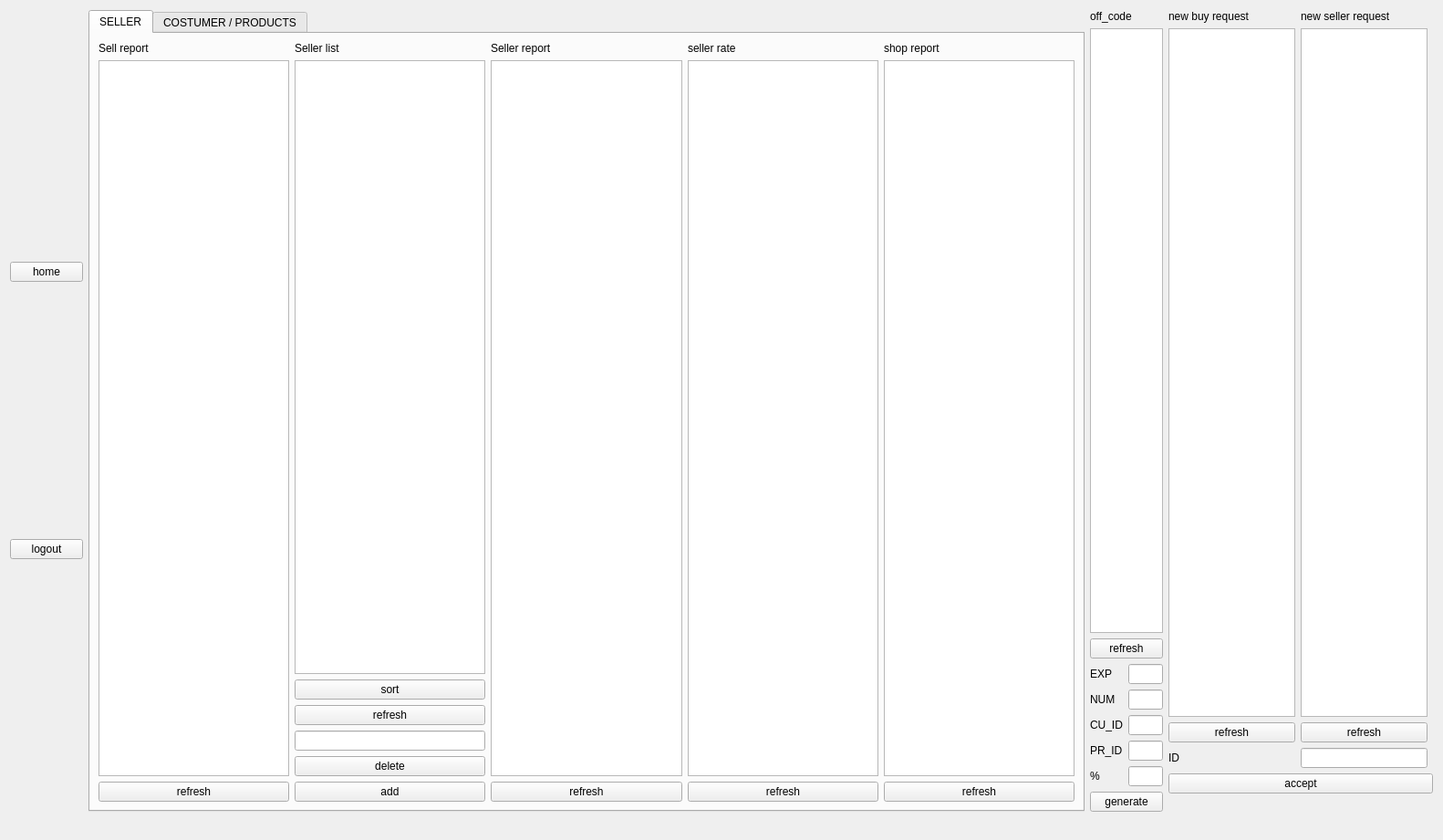
<?xml version="1.0" encoding="UTF-8"?>
<ui version="4.0">
 <class>Form</class>
 <widget class="QWidget" name="Form">
  <property name="geometry">
   <rect>
    <x>0</x>
    <y>0</y>
    <width>1582</width>
    <height>921</height>
   </rect>
  </property>
  <property name="windowTitle">
   <string>Form</string>
  </property>
  <layout class="QGridLayout" name="gridLayout_2">
   <item row="0" column="3">
    <layout class="QVBoxLayout" name="verticalLayout_15">
     <item>
      <widget class="QLabel" name="label_11">
       <property name="text">
        <string>off_code</string>
       </property>
      </widget>
     </item>
     <item>
      <widget class="QTableWidget" name="off_code_table"/>
     </item>
     <item>
      <widget class="QPushButton" name="refresh_off_table">
       <property name="text">
        <string>refresh</string>
       </property>
      </widget>
     </item>
     <item>
      <layout class="QGridLayout" name="gridLayout_5">
       <item row="1" column="1">
        <widget class="QLineEdit" name="off_num"/>
       </item>
       <item row="0" column="1">
        <widget class="QLineEdit" name="off_EXP_date"/>
       </item>
       <item row="4" column="1">
        <widget class="QLineEdit" name="off_percentage"/>
       </item>
       <item row="2" column="1">
        <widget class="QLineEdit" name="off_CU_ID"/>
       </item>
       <item row="3" column="1">
        <widget class="QLineEdit" name="off_PR_ID"/>
       </item>
       <item row="0" column="0">
        <widget class="QLabel" name="label_12">
         <property name="text">
          <string>EXP</string>
         </property>
        </widget>
       </item>
       <item row="4" column="0">
        <widget class="QLabel" name="label_16">
         <property name="text">
          <string>%</string>
         </property>
        </widget>
       </item>
       <item row="2" column="0">
        <widget class="QLabel" name="label_14">
         <property name="text">
          <string>CU_ID</string>
         </property>
        </widget>
       </item>
       <item row="1" column="0">
        <widget class="QLabel" name="label_13">
         <property name="text">
          <string>NUM</string>
         </property>
        </widget>
       </item>
       <item row="3" column="0">
        <widget class="QLabel" name="label_15">
         <property name="text">
          <string>PR_ID</string>
         </property>
        </widget>
       </item>
      </layout>
     </item>
     <item>
      <widget class="QPushButton" name="generate_off">
       <property name="text">
        <string>generate</string>
       </property>
      </widget>
     </item>
    </layout>
   </item>
   <item row="0" column="0">
    <layout class="QVBoxLayout" name="verticalLayout_2">
     <item>
      <widget class="QPushButton" name="home_button">
       <property name="text">
        <string>home</string>
       </property>
      </widget>
     </item>
     <item>
      <widget class="QPushButton" name="log_out_button">
       <property name="text">
        <string>logout</string>
       </property>
      </widget>
     </item>
    </layout>
   </item>
   <item row="0" column="4">
    <layout class="QGridLayout" name="gridLayout_3">
     <item row="3" column="0">
      <widget class="QLabel" name="label_6">
       <property name="text">
        <string>ID</string>
       </property>
      </widget>
     </item>
     <item row="0" column="0">
      <widget class="QLabel" name="label_9">
       <property name="text">
        <string>new buy request</string>
       </property>
      </widget>
     </item>
     <item row="0" column="1">
      <widget class="QLabel" name="label_10">
       <property name="text">
        <string>new seller request</string>
       </property>
      </widget>
     </item>
     <item row="1" column="0">
      <widget class="QTableWidget" name="new_buy_request_table"/>
     </item>
     <item row="2" column="1">
      <widget class="QPushButton" name="new_seller_table_refresh">
       <property name="text">
        <string>refresh</string>
       </property>
      </widget>
     </item>
     <item row="2" column="0">
      <widget class="QPushButton" name="new_buy_table_refresh">
       <property name="text">
        <string>refresh</string>
       </property>
      </widget>
     </item>
     <item row="8" column="0" colspan="3">
      <widget class="QPushButton" name="pushButton_9">
       <property name="text">
        <string>accept</string>
       </property>
      </widget>
     </item>
     <item row="1" column="1">
      <widget class="QTableWidget" name="new_seller_request_table"/>
     </item>
     <item row="3" column="1">
      <widget class="QLineEdit" name="CU_ID_SL_ID_line_accept"/>
     </item>
     <item row="9" column="0" colspan="2">
      <widget class="QLabel" name="label_18">
       <property name="text">
        <string/>
       </property>
      </widget>
     </item>
    </layout>
   </item>
   <item row="0" column="2">
    <widget class="QTabWidget" name="tabWidget">
     <property name="currentIndex">
      <number>0</number>
     </property>
     <widget class="QWidget" name="tab">
      <attribute name="title">
       <string>SELLER</string>
      </attribute>
      <layout class="QGridLayout" name="gridLayout_4">
       <item row="0" column="0">
        <layout class="QGridLayout" name="gridLayout">
         <item row="0" column="0">
          <layout class="QGridLayout" name="gridLayout_6">
           <item row="4" column="2">
            <widget class="QLineEdit" name="lineEdit_3"/>
           </item>
           <item row="8" column="0">
            <layout class="QVBoxLayout" name="verticalLayout_10"/>
           </item>
           <item row="8" column="3">
            <layout class="QVBoxLayout" name="verticalLayout_12"/>
           </item>
           <item row="7" column="3">
            <widget class="QPushButton" name="pushButton_3">
             <property name="text">
              <string>refresh</string>
             </property>
            </widget>
           </item>
           <item row="7" column="4">
            <widget class="QPushButton" name="pushButton_4">
             <property name="text">
              <string>refresh</string>
             </property>
            </widget>
           </item>
           <item row="1" column="3" rowspan="5">
            <widget class="QTableWidget" name="seller_repor_list"/>
           </item>
           <item row="1" column="4" rowspan="5">
            <widget class="QTableWidget" name="sallerrate_list"/>
           </item>
           <item row="3" column="2">
            <widget class="QPushButton" name="pushButton_2">
             <property name="text">
              <string>refresh</string>
             </property>
            </widget>
           </item>
           <item row="5" column="2">
            <widget class="QPushButton" name="pushButton_15">
             <property name="text">
              <string>delete</string>
             </property>
            </widget>
           </item>
           <item row="7" column="2">
            <widget class="QPushButton" name="pushButton_16">
             <property name="text">
              <string>add</string>
             </property>
            </widget>
           </item>
           <item row="2" column="2">
            <widget class="QPushButton" name="pushButton_11">
             <property name="text">
              <string>sort</string>
             </property>
            </widget>
           </item>
           <item row="0" column="3">
            <widget class="QLabel" name="label_3">
             <property name="text">
              <string>Seller report</string>
             </property>
            </widget>
           </item>
           <item row="8" column="2">
            <layout class="QVBoxLayout" name="verticalLayout_11"/>
           </item>
           <item row="0" column="2">
            <widget class="QLabel" name="label_2">
             <property name="text">
              <string>Seller list</string>
             </property>
            </widget>
           </item>
           <item row="0" column="4">
            <widget class="QLabel" name="label_4">
             <property name="text">
              <string>seller rate</string>
             </property>
            </widget>
           </item>
           <item row="1" column="2">
            <layout class="QVBoxLayout" name="verticalLayout_7">
             <item>
              <widget class="QTableWidget" name="seller_list_table"/>
             </item>
            </layout>
           </item>
           <item row="8" column="4">
            <layout class="QVBoxLayout" name="verticalLayout_13"/>
           </item>
           <item row="7" column="0">
            <widget class="QPushButton" name="pushButton">
             <property name="text">
              <string>refresh</string>
             </property>
            </widget>
           </item>
           <item row="1" column="0" rowspan="5">
            <widget class="QTableWidget" name="sell_report_table"/>
           </item>
           <item row="0" column="0">
            <widget class="QLabel" name="label">
             <property name="maximumSize">
              <size>
               <width>16777215</width>
               <height>50</height>
              </size>
             </property>
             <property name="text">
              <string>Sell report</string>
             </property>
            </widget>
           </item>
           <item row="7" column="5">
            <widget class="QPushButton" name="pushButton_18">
             <property name="text">
              <string>refresh</string>
             </property>
            </widget>
           </item>
           <item row="0" column="5">
            <widget class="QLabel" name="label_17">
             <property name="text">
              <string>shop report</string>
             </property>
            </widget>
           </item>
           <item row="1" column="5" rowspan="5">
            <widget class="QTableWidget" name="shop_report_table"/>
           </item>
          </layout>
         </item>
        </layout>
       </item>
      </layout>
     </widget>
     <widget class="QWidget" name="tab_2">
      <attribute name="title">
       <string>COSTUMER / PRODUCTS</string>
      </attribute>
      <layout class="QGridLayout" name="gridLayout_7">
       <item row="0" column="0">
        <layout class="QGridLayout" name="gridLayout_8">
         <item row="4" column="0">
          <widget class="QPushButton" name="delete_costumer">
           <property name="text">
            <string>delete</string>
           </property>
          </widget>
         </item>
         <item row="3" column="0">
          <widget class="QLineEdit" name="costumer_ID_line"/>
         </item>
         <item row="7" column="0">
          <widget class="QPushButton" name="pushButton_12">
           <property name="text">
            <string>sort</string>
           </property>
          </widget>
         </item>
         <item row="7" column="0">
          <widget class="QPushButton" name="refresh_costumer_list_table">
           <property name="text">
            <string>refresh</string>
           </property>
          </widget>
         </item>
         <item row="6" column="0">
          <widget class="QPushButton" name="pushButton_5">
           <property name="text">
            <string>refresh</string>
           </property>
          </widget>
         </item>
         <item row="6" column="0">
          <widget class="QPushButton" name="addcostumer">
           <property name="text">
            <string>add</string>
           </property>
          </widget>
         </item>
         <item row="2" column="0">
          <widget class="QPushButton" name="costumer_list_sort">
           <property name="text">
            <string>sort</string>
           </property>
          </widget>
         </item>
         <item row="1" column="0">
          <widget class="QTableWidget" name="costumerlist_table"/>
         </item>
         <item row="0" column="0">
          <widget class="QLabel" name="label_7">
           <property name="text">
            <string>costumer list</string>
           </property>
          </widget>
         </item>
         <item row="1" column="1" rowspan="6">
          <widget class="QTableWidget" name="costumer_report_table"/>
         </item>
         <item row="0" column="1">
          <widget class="QLabel" name="label_8">
           <property name="text">
            <string>costumer report</string>
           </property>
          </widget>
         </item>
         <item row="7" column="1">
          <widget class="QPushButton" name="costumer_report_refresh">
           <property name="text">
            <string>refresh</string>
           </property>
          </widget>
         </item>
         <item row="0" column="2">
          <widget class="QLabel" name="label_5">
           <property name="text">
            <string>products</string>
           </property>
          </widget>
         </item>
         <item row="7" column="2">
          <widget class="QPushButton" name="product_table_refresh">
           <property name="text">
            <string>refresh</string>
           </property>
          </widget>
         </item>
         <item row="1" column="2" rowspan="6">
          <widget class="QTableWidget" name="product_table"/>
         </item>
        </layout>
       </item>
      </layout>
     </widget>
    </widget>
   </item>
   <item row="1" column="2">
    <widget class="QLabel" name="label_19">
     <property name="text">
      <string/>
     </property>
    </widget>
   </item>
  </layout>
 </widget>
 <resources/>
 <connections/>
</ui>
